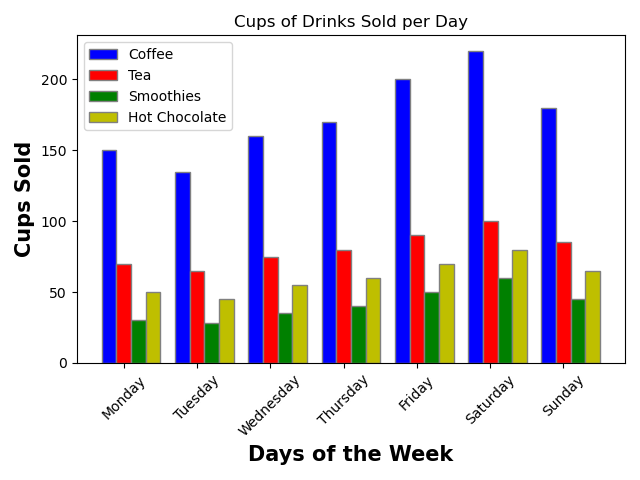

Here is the Python script that generated this plot:

import matplotlib.pyplot as plt
import numpy as np

# Given table data
data = [
    {'Day': 'Monday', 'Coffee (cups)': 150, 'Tea (cups)': 70, 'Smoothies (cups)': 30, 'Hot Chocolate (cups)': 50},
    {'Day': 'Tuesday', 'Coffee (cups)': 135, 'Tea (cups)': 65, 'Smoothies (cups)': 28, 'Hot Chocolate (cups)': 45},
    {'Day': 'Wednesday', 'Coffee (cups)': 160, 'Tea (cups)': 75, 'Smoothies (cups)': 35, 'Hot Chocolate (cups)': 55},
    {'Day': 'Thursday', 'Coffee (cups)': 170, 'Tea (cups)': 80, 'Smoothies (cups)': 40, 'Hot Chocolate (cups)': 60},
    {'Day': 'Friday', 'Coffee (cups)': 200, 'Tea (cups)': 90, 'Smoothies (cups)': 50, 'Hot Chocolate (cups)': 70},
    {'Day': 'Saturday', 'Coffee (cups)': 220, 'Tea (cups)': 100, 'Smoothies (cups)': 60, 'Hot Chocolate (cups)': 80},
    {'Day': 'Sunday', 'Coffee (cups)': 180, 'Tea (cups)': 85, 'Smoothies (cups)': 45, 'Hot Chocolate (cups)': 65}
]

# Extracting data
days = [d['Day'] for d in data]
coffee = [d['Coffee (cups)'] for d in data]
tea = [d['Tea (cups)'] for d in data]
smoothies = [d['Smoothies (cups)'] for d in data]
hot_chocolate = [d['Hot Chocolate (cups)'] for d in data]

# Number of groups
n_groups = len(days)

# Create a bar width
bar_width = 0.2

# Set position of bar on X axis
r1 = np.arange(n_groups)
r2 = [x + bar_width for x in r1]
r3 = [x + bar_width for x in r2]
r4 = [x + bar_width for x in r3]

# Make the plot
plt.bar(r1, coffee, color='b', width=bar_width, edgecolor='grey', label='Coffee')
plt.bar(r2, tea, color='r', width=bar_width, edgecolor='grey', label='Tea')
plt.bar(r3, smoothies, color='g', width=bar_width, edgecolor='grey', label='Smoothies')
plt.bar(r4, hot_chocolate, color='y', width=bar_width, edgecolor='grey', label='Hot Chocolate')

# Add labels to the x-axis and y-axis
plt.xlabel('Days of the Week', fontweight='bold', fontsize=15)
plt.ylabel('Cups Sold', fontweight='bold', fontsize=15)

# Add the days as the x-axis labels and rotate them for better visibility
plt.xticks([r + bar_width for r in range(n_groups)], days, rotation=45)

# Create a legend
plt.legend()

# Set a title
plt.title('Cups of Drinks Sold per Day')

# Show the plot
plt.tight_layout()
plt.show()
